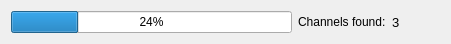
<?xml version="1.0" encoding="UTF-8"?>
<ui version="4.0">
 <class>QScanProgressBar</class>
 <widget class="QWidget" name="QScanProgressBar">
  <property name="geometry">
   <rect>
    <x>0</x>
    <y>0</y>
    <width>451</width>
    <height>40</height>
   </rect>
  </property>
  <property name="windowTitle">
   <string>QScanProgressBar</string>
  </property>
  <layout class="QVBoxLayout" name="verticalLayout">
   <item>
    <layout class="QHBoxLayout" name="horizontalLayout">
     <item>
      <widget class="QProgressBar" name="ScanProgressBar">
       <property name="value">
        <number>24</number>
       </property>
      </widget>
     </item>
     <item>
      <widget class="QLabel" name="label">
       <property name="text">
        <string>Channels found:</string>
       </property>
      </widget>
     </item>
     <item>
      <widget class="QLabel" name="lab_ProgramNumber">
       <property name="font">
        <font>
         <pointsize>10</pointsize>
        </font>
       </property>
       <property name="text">
        <string>3</string>
       </property>
      </widget>
     </item>
     <item>
      <spacer name="horizontalSpacer">
       <property name="orientation">
        <enum>Qt::Horizontal</enum>
       </property>
       <property name="sizeType">
        <enum>QSizePolicy::Maximum</enum>
       </property>
       <property name="sizeHint" stdset="0">
        <size>
         <width>40</width>
         <height>20</height>
        </size>
       </property>
      </spacer>
     </item>
    </layout>
   </item>
  </layout>
 </widget>
 <layoutdefault spacing="6" margin="11"/>
 <resources/>
 <connections/>
</ui>
